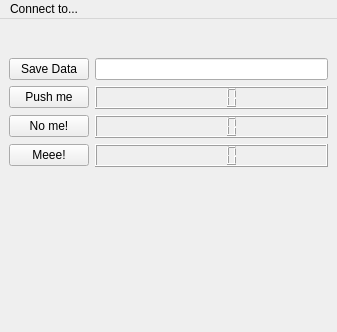
<?xml version="1.0" encoding="UTF-8"?>
<ui version="4.0">
 <class>mainWindow</class>
 <widget class="QMainWindow" name="mainWindow">
  <property name="geometry">
   <rect>
    <x>0</x>
    <y>0</y>
    <width>337</width>
    <height>332</height>
   </rect>
  </property>
  <property name="windowTitle">
   <string>SimpleGui</string>
  </property>
  <widget class="QWidget" name="centralwidget">
   <layout class="QFormLayout" name="formLayout">
    <item row="2" column="0">
     <widget class="QPushButton" name="pushButton1">
      <property name="text">
       <string>Push me</string>
      </property>
     </widget>
    </item>
    <item row="2" column="1">
     <widget class="QLCDNumber" name="lcdNumber1"/>
    </item>
    <item row="3" column="0">
     <widget class="QPushButton" name="pushButton2">
      <property name="text">
       <string>No me!</string>
      </property>
     </widget>
    </item>
    <item row="3" column="1">
     <widget class="QLCDNumber" name="lcdNumber2"/>
    </item>
    <item row="4" column="0">
     <widget class="QPushButton" name="pushButton3">
      <property name="text">
       <string>Meee!</string>
      </property>
     </widget>
    </item>
    <item row="4" column="1">
     <widget class="QLCDNumber" name="lcdNumber3"/>
    </item>
    <item row="0" column="1">
     <spacer name="verticalSpacer">
      <property name="orientation">
       <enum>Qt::Vertical</enum>
      </property>
      <property name="sizeHint" stdset="0">
       <size>
        <width>20</width>
        <height>40</height>
       </size>
      </property>
     </spacer>
    </item>
    <item row="5" column="0" colspan="2">
     <widget class="LivePlotWidget" name="plot_widget" native="true">
      <property name="sizePolicy">
       <sizepolicy hsizetype="Preferred" vsizetype="Expanding">
        <horstretch>0</horstretch>
        <verstretch>0</verstretch>
       </sizepolicy>
      </property>
      <property name="minimumSize">
       <size>
        <width>0</width>
        <height>150</height>
       </size>
      </property>
     </widget>
    </item>
    <item row="1" column="0">
     <widget class="QPushButton" name="save_data_button">
      <property name="text">
       <string>Save Data</string>
      </property>
     </widget>
    </item>
    <item row="1" column="1">
     <widget class="QLineEdit" name="filename_edit"/>
    </item>
   </layout>
  </widget>
  <widget class="QMenuBar" name="menuBar">
   <property name="geometry">
    <rect>
     <x>0</x>
     <y>0</y>
     <width>337</width>
     <height>21</height>
    </rect>
   </property>
   <widget class="QMenu" name="menu_Connect">
    <property name="title">
     <string>Connect to...</string>
    </property>
   </widget>
   <addaction name="menu_Connect"/>
  </widget>
 </widget>
 <customwidgets>
  <customwidget>
   <class>LivePlotWidget</class>
   <extends>QWidget</extends>
   <header>pglive.sources.live_plot_widget</header>
   <container>1</container>
  </customwidget>
 </customwidgets>
 <resources/>
 <connections/>
</ui>
